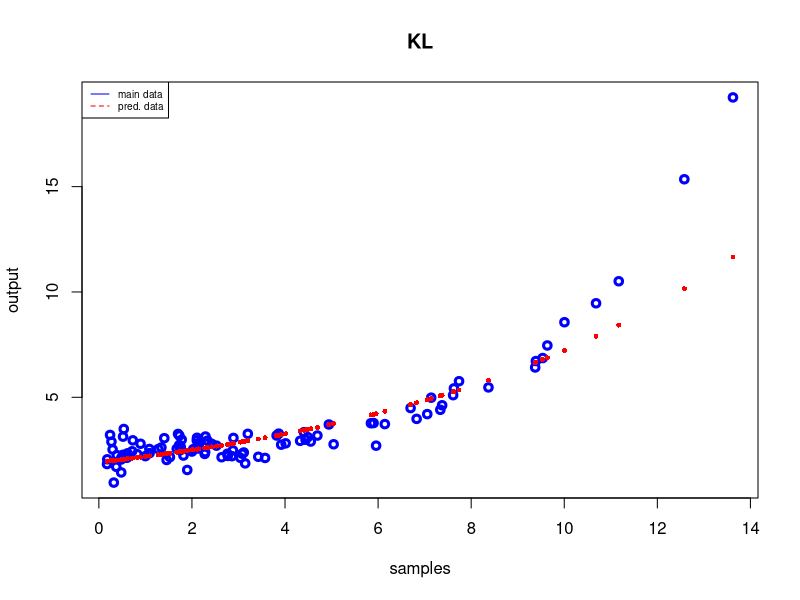

The R script that drew this image:
lam = 0.3
samp1 = 100

#KL divergence
kl = function(original , app){

  return(original%*%log(original/app))
}

# fisher information
fish_info = function(ori_lam, n){
  return((1/ori_lam)^2*n)
}

 samples = rexp(samp1,0.3)

 eps1 <- rnorm(100,mean = 2,sd = 0.4)
 
 y = lam*(exp(lam*samples))        + eps1 
 data1 = data.frame(samples,y)
 fit1 = lm(log(y)~ samples, data = data1)
 c = coef(fit1)[1]
 a = coef(fit1)[2]
 predicted_y = exp(c + a*samples)
 #KL value
 kl_value = kl(y,predicted_y)
 print(kl_value)
 
 fish_value = fish_info(lam,40)
 print(fish_value)
 
 plot(samples,y,col = "blue" ,main = "KL",xlab = "samples",ylab = "output",lwd = 3) 
 points(samples,predicted_y, col='red',pch = 20,lwd = 0)
 legend("topleft", legend=c("main data", "pred. data"),
        col=c("blue", "red"), cex=0.6,lty = 1:2)
 
 
